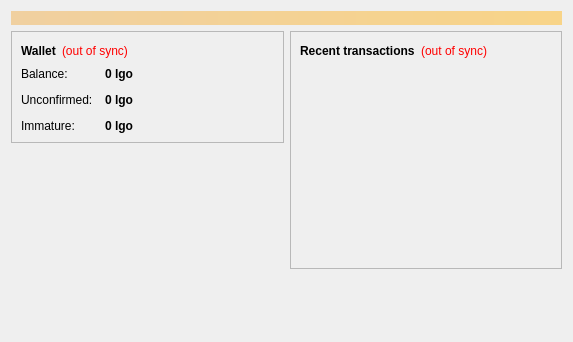
<?xml version="1.0" encoding="UTF-8"?>
<ui version="4.0">
 <class>OverviewPage</class>
 <widget class="QWidget" name="OverviewPage">
  <property name="geometry">
   <rect>
    <x>0</x>
    <y>0</y>
    <width>573</width>
    <height>342</height>
   </rect>
  </property>
  <property name="windowTitle">
   <string>Form</string>
  </property>
  <layout class="QVBoxLayout" name="topLayout">
   <item>
    <widget class="QLabel" name="labelAlerts">
     <property name="visible">
      <bool>false</bool>
     </property>
     <property name="styleSheet">
      <string notr="true">background-color: qlineargradient(x1: 0, y1: 0, x2: 1, y2: 0, stop:0 #F0D0A0, stop:1 #F8D488); color:#000000;</string>
     </property>
     <property name="wordWrap">
      <bool>true</bool>
     </property>
     <property name="margin">
      <number>3</number>
     </property>
    </widget>
   </item>
   <item>
    <layout class="QHBoxLayout" name="horizontalLayout" stretch="1,1">
     <item>
      <layout class="QVBoxLayout" name="verticalLayout_2">
       <item>
        <widget class="QFrame" name="frame">
         <property name="frameShape">
          <enum>QFrame::StyledPanel</enum>
         </property>
         <property name="frameShadow">
          <enum>QFrame::Raised</enum>
         </property>
         <layout class="QVBoxLayout" name="verticalLayout_4">
          <item>
           <layout class="QHBoxLayout" name="horizontalLayout_4">
            <item>
             <widget class="QLabel" name="label_5">
              <property name="font">
               <font>
                <weight>75</weight>
                <bold>true</bold>
               </font>
              </property>
              <property name="text">
               <string>Wallet</string>
              </property>
             </widget>
            </item>
            <item>
             <widget class="QLabel" name="labelWalletStatus">
              <property name="toolTip">
               <string>The displayed information may be out of date. Your wallet automatically synchronizes with the Legocoin network after a connection is established, but this process has not completed yet.</string>
              </property>
              <property name="styleSheet">
               <string notr="true">QLabel { color: red; }</string>
              </property>
              <property name="text">
               <string notr="true">(out of sync)</string>
              </property>
              <property name="alignment">
               <set>Qt::AlignLeading|Qt::AlignLeft|Qt::AlignVCenter</set>
              </property>
             </widget>
            </item>
            <item>
             <spacer name="horizontalSpacer_2">
              <property name="orientation">
               <enum>Qt::Horizontal</enum>
              </property>
              <property name="sizeHint" stdset="0">
               <size>
                <width>40</width>
                <height>20</height>
               </size>
              </property>
             </spacer>
            </item>
           </layout>
          </item>
          <item>
           <layout class="QFormLayout" name="formLayout_2">
            <property name="fieldGrowthPolicy">
             <enum>QFormLayout::AllNonFixedFieldsGrow</enum>
            </property>
            <property name="horizontalSpacing">
             <number>12</number>
            </property>
            <property name="verticalSpacing">
             <number>12</number>
            </property>
            <item row="0" column="0">
             <widget class="QLabel" name="label">
              <property name="text">
               <string>Balance:</string>
              </property>
             </widget>
            </item>
            <item row="0" column="1">
             <widget class="QLabel" name="labelBalance">
              <property name="font">
               <font>
                <weight>75</weight>
                <bold>true</bold>
               </font>
              </property>
              <property name="cursor">
               <cursorShape>IBeamCursor</cursorShape>
              </property>
              <property name="toolTip">
               <string>Your current balance</string>
              </property>
              <property name="text">
               <string notr="true">0 lgo</string>
              </property>
              <property name="textInteractionFlags">
               <set>Qt::LinksAccessibleByMouse|Qt::TextSelectableByKeyboard|Qt::TextSelectableByMouse</set>
              </property>
             </widget>
            </item>
            <item row="1" column="0">
             <widget class="QLabel" name="label_3">
              <property name="text">
               <string>Unconfirmed:</string>
              </property>
             </widget>
            </item>
            <item row="1" column="1">
             <widget class="QLabel" name="labelUnconfirmed">
              <property name="font">
               <font>
                <weight>75</weight>
                <bold>true</bold>
               </font>
              </property>
              <property name="cursor">
               <cursorShape>IBeamCursor</cursorShape>
              </property>
              <property name="toolTip">
               <string>Total of transactions that have yet to be confirmed, and do not yet count toward the current balance</string>
              </property>
              <property name="text">
               <string notr="true">0 lgo</string>
              </property>
              <property name="textInteractionFlags">
               <set>Qt::LinksAccessibleByMouse|Qt::TextSelectableByKeyboard|Qt::TextSelectableByMouse</set>
              </property>
             </widget>
            </item>
            <item row="2" column="0">
             <widget class="QLabel" name="labelImmatureText">
              <property name="text">
               <string>Immature:</string>
              </property>
             </widget>
            </item>
            <item row="2" column="1">
             <widget class="QLabel" name="labelImmature">
              <property name="font">
               <font>
                <weight>75</weight>
                <bold>true</bold>
               </font>
              </property>
              <property name="toolTip">
               <string>Mined balance that has not yet matured</string>
              </property>
              <property name="text">
               <string notr="true">0 lgo</string>
              </property>
              <property name="textInteractionFlags">
               <set>Qt::LinksAccessibleByMouse|Qt::TextSelectableByKeyboard|Qt::TextSelectableByMouse</set>
              </property>
             </widget>
            </item>
           </layout>
          </item>
         </layout>
        </widget>
       </item>
       <item>
        <spacer name="verticalSpacer">
         <property name="orientation">
          <enum>Qt::Vertical</enum>
         </property>
         <property name="sizeHint" stdset="0">
          <size>
           <width>20</width>
           <height>40</height>
          </size>
         </property>
        </spacer>
       </item>
      </layout>
     </item>
     <item>
      <layout class="QVBoxLayout" name="verticalLayout_3">
       <item>
        <widget class="QFrame" name="frame_2">
         <property name="frameShape">
          <enum>QFrame::StyledPanel</enum>
         </property>
         <property name="frameShadow">
          <enum>QFrame::Raised</enum>
         </property>
         <layout class="QVBoxLayout" name="verticalLayout">
          <item>
           <layout class="QHBoxLayout" name="horizontalLayout_2">
            <item>
             <widget class="QLabel" name="label_4">
              <property name="text">
               <string>&lt;b&gt;Recent transactions&lt;/b&gt;</string>
              </property>
             </widget>
            </item>
            <item>
             <widget class="QLabel" name="labelTransactionsStatus">
              <property name="toolTip">
               <string>The displayed information may be out of date. Your wallet automatically synchronizes with the Legocoin network after a connection is established, but this process has not completed yet.</string>
              </property>
              <property name="styleSheet">
               <string notr="true">QLabel { color: red; }</string>
              </property>
              <property name="text">
               <string notr="true">(out of sync)</string>
              </property>
              <property name="alignment">
               <set>Qt::AlignRight|Qt::AlignTrailing|Qt::AlignVCenter</set>
              </property>
             </widget>
            </item>
            <item>
             <spacer name="horizontalSpacer">
              <property name="orientation">
               <enum>Qt::Horizontal</enum>
              </property>
              <property name="sizeHint" stdset="0">
               <size>
                <width>40</width>
                <height>20</height>
               </size>
              </property>
             </spacer>
            </item>
           </layout>
          </item>
          <item>
           <widget class="QListView" name="listTransactions">
            <property name="styleSheet">
             <string notr="true">QListView { background: transparent; }</string>
            </property>
            <property name="frameShape">
             <enum>QFrame::NoFrame</enum>
            </property>
            <property name="verticalScrollBarPolicy">
             <enum>Qt::ScrollBarAlwaysOff</enum>
            </property>
            <property name="horizontalScrollBarPolicy">
             <enum>Qt::ScrollBarAlwaysOff</enum>
            </property>
            <property name="selectionMode">
             <enum>QAbstractItemView::NoSelection</enum>
            </property>
           </widget>
          </item>
         </layout>
        </widget>
       </item>
       <item>
        <spacer name="verticalSpacer_2">
         <property name="orientation">
          <enum>Qt::Vertical</enum>
         </property>
         <property name="sizeHint" stdset="0">
          <size>
           <width>20</width>
           <height>40</height>
          </size>
         </property>
        </spacer>
       </item>
      </layout>
     </item>
    </layout>
   </item>
  </layout>
 </widget>
 <resources/>
 <connections/>
</ui>
